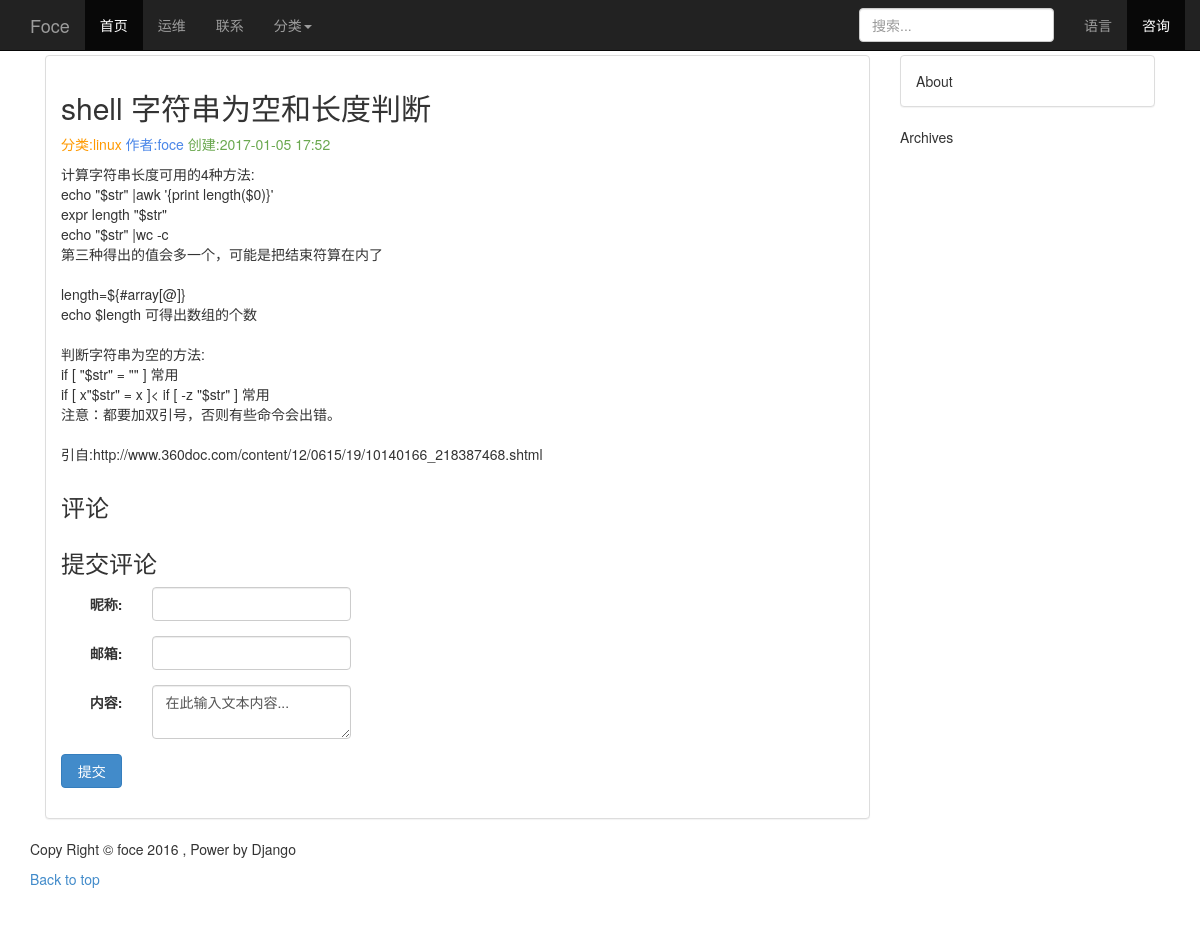
The page /detail/4/ on the database as committed earlier.
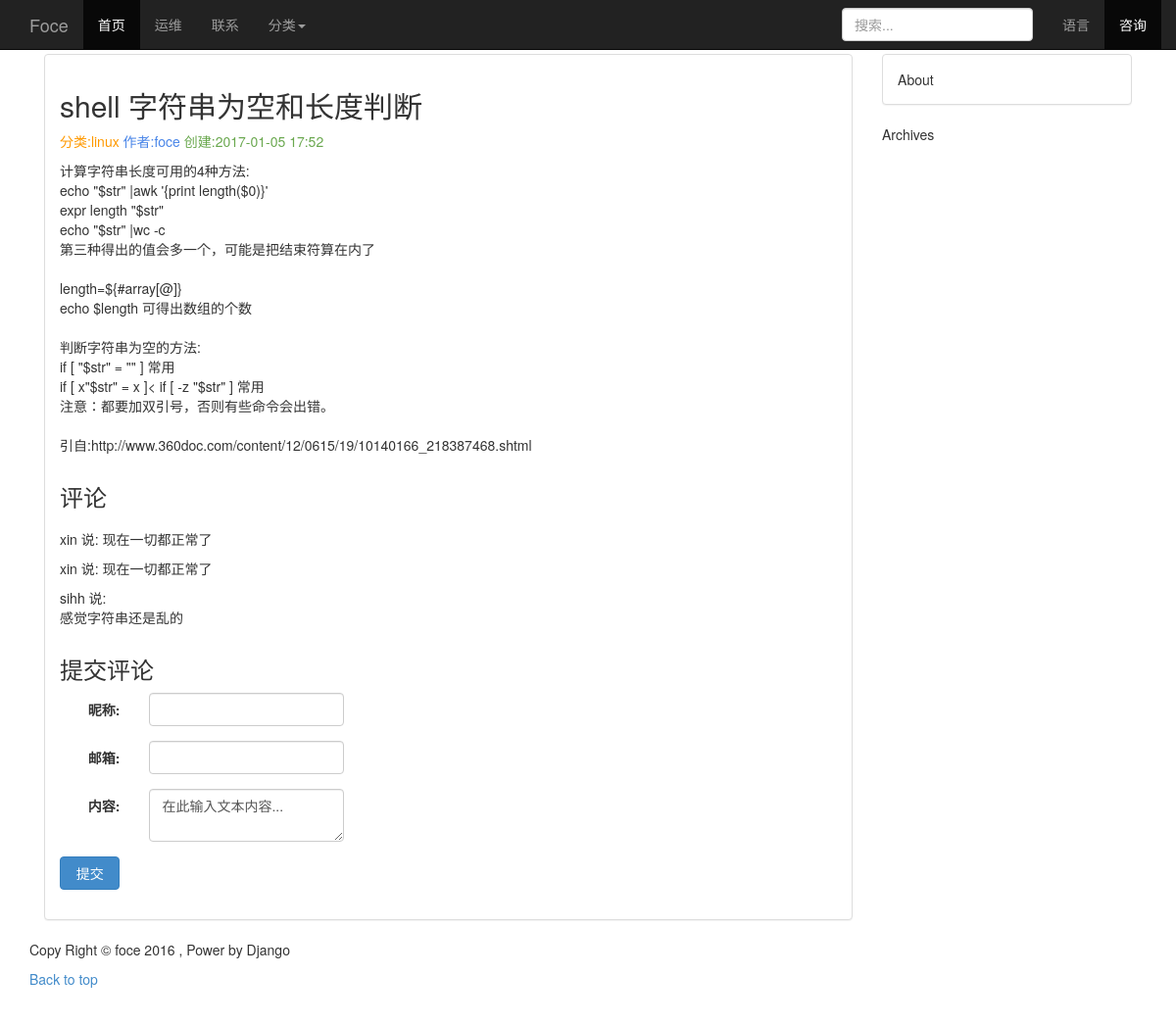
The same page on the database as committed later.
### blog/models.py (models this page shows, shortened)
class Blog(models.Model):
    id = models.AutoField(auto_created=True,primary_key=True,serialize=False)
    title = models.CharField(max_length=32)
    author = models.ForeignKey(Author)
    content = models.TextField()
    created = models.DateTimeField(auto_now_add=True)
    category = models.ForeignKey(Category)
    tags = models.ManyToManyField(Tag)

class Category(models.Model):
    name = models.CharField(max_length=16)

class Author(models.Model):
    name = models.CharField(max_length=30)
    phone = models.CharField(max_length=11)
    email = models.EmailField(blank=True)
    def __unicode__(self):
        return u'%s' %(self.name)

class Comment(models.Model):
    blog = models.ForeignKey(Blog)
    name = models.CharField(max_length=16)
    email = models.EmailField()
    content = models.CharField(max_length=140)
    created = models.DateTimeField(auto_now_add=True)

### blog/views.py (the view)
# urls.py: url(r'^detail/(\d+)/$', get_detail, name='blog_get_detail'),
def get_detail(request,blog_id):
	try:
		blog = Blog.objects.get(id=blog_id)
	except Blog.DoesNotExist:
		raise Http404
	if request.method == 'GET':
		form = CommentForm()
	else:
		form = CommentForm(request.POST)
		if form.is_valid():
			    cleaned_data = form.cleaned_data
			    cleaned_data['blog'] = blog
			    Comment.objects.create(**cleaned_data)
	detail = {
		'blog': blog,
		'comments': blog.comment_set.all().order_by('-created'),
		'form': form
	}
	return render(request, 'blog-detail.html', detail)

### blog/forms.py
class CommentForm(forms.Form):
    name = forms.CharField(label='nickname', max_length=16, error_messages={
        'required': 'plz type ur nickname',
        'max_length': 'too long'
    })
    email = forms.EmailField(label='email', error_messages={
        'required': 'plz type ur email',
        'invalid': 'format warn'
    })
    content = forms.CharField(label='content', error_messages={
        'required': 'plz type ur content',
        'max_length': 'too long'
    })

### blog/templates/blog-detail.html (shortened to what this page needs)
{% extends "blog-base.html" %}
{% block article %}
    {% block article_title %}
    {% autoescape off %}
    <div class="row">
        <div class="col-sm-8 blog-main">
            <div class="blog-post">
                <h2 class="blog-post-title">{{ blog.title }}</h2>
                <p class="blog-post-meta">
                    <span style="color: #ff9900;">分类:{{ blog.category.name }}</span>
                    <span style="color: #4a86e8">作者:{{ blog.author }}</span>
                    <span style="color: #6aa84f">创建:{{ blog.created|date:"Y-m-d H:i" }}</span>
                </p>
                <p>
                    {{ blog.content }}
                </p>
            </div>
        </div>
        <div class="row-fluid">
            <div class="col-md-8">
                <h3>评论</h3>
                {% for comment in comments %}
                    <div style="padding-top: 10px;">
                        {{ comment.name }} 说: {{ comment.content }}
                    </div>
                {% endfor %}
            </div>
            <div class="col-md-8">
                <h3>提交评论</h3>
                <form action="{% url 'blog_get_detail' blog.id %}" method="POST" role="form" class="form-horizontal">
                    <div class="form-group">
                        <label for="id_name" class="col-md-2 control-label">昵称:</label>
                        <div class="col-md-5">
                            <input type="text" class="form-control" id="id_name" maxlength="16" name="name" required>
                        </div>
                    </div>
                    <div class="form-group">
                        <label for="id_email" class="col-md-2 control-label">邮箱:</label>
                        <div class="col-md-5">
                            <input type="email" class="form-control" id="id_email" required name="email">
                        </div>
                    </div>
                    <div class="form-group">
                        <label for="id_email" class="col-md-2 control-label">内容:</label>
                        <div class="col-md-5">
                            <textarea class="form-control" id="id_content" required name="content">在此输入文本内容...</textarea>
                        </div>
                    </div>
                    <div class="form-group">
                        <div class="col-md-2">
                            <button type="submit" class="btn btn btn-primary btn-block">提交</button>
                        </div>
                    </div>
                </form>
            </div>
        </div>
    </div>
    {% endautoescape %}
    {% endblock %}
{% endblock %}

### blog/templates/blog-base.html (shortened to what this page needs)
{% extends "base.html" %}
{% block header %}
    {% block menu %}
    <nav class="navbar navbar-inverse navbar-fixed-top" role="navigation">
        <div class="container">
            <div class="navbar-header">
                <a class="navbar-brand" href="/">Foce</a>
            </div>
            <div id="navbar" class="navbar-collapse collapse">
                <ul class="nav navbar-nav">
                    <li class="active"><a href="/">首页</a></li>
                    <li><a href="#">运维</a></li>
                    <li><a href="#">联系</a></li>
                    <li class="dropdown">
                        <a href="#" class="dropdown-toggle" data-toggle="dropdown">分类<span class="caret"></span></a>
                    </li>
                </ul>
                <ul class="nav navbar-nav navbar-right">
                    <li><a href="#">语言</a></li>
                    <li class="active"><a href="#">咨询</a></li>
                </ul>
                <form class="navbar-form navbar-right" action="{% url 'blog_search' %}">
                    <input type="text" id="search" name="search" class="form-control" placeholder="搜索...">
                </form>
            </div>
        </div>
    </nav>
    <link rel="stylesheet" href="/static/js/bootstrap.min.js">
    {% endblock %}
{% endblock %}

### blog/templates/base.html (shortened to what this page needs)
<!DOCTYPE html>
<html>
<head>
    <link rel="stylesheet" href="/static/js/jquery.min.js">
    <link rel="stylesheet" href="/static/css/bootstrap.min.css">
    <link rel="stylesheet" href="/static/css/navbar-fixed-top.css">
</head>
<body>
    {% block body %}
        {% block header %}{% endblock %}
        <div class="container">
            {% block content %}
                <div class="row-fluid">
                    <div class="col-sm-9 blog-main">
                        <div class="panel panel-default">
                            <div class="panel-body">
                            {% block article %}{% endblock %}
                            </div>
                        </div>
                    </div>
                    <div class="col-sm-3 blog-sidebar">
                        <div class="sidebar-module sidebar-module-inset">
                            <div class="panel panel-default">
                                <div class="panel-body">
                                    {% block aside %}
                                        {% block tags %}About{% endblock %}
                                    {% endblock %}
                                </div>
                            </div>
                        </div>
                        <div class="sidebar-module">
                            </h4>Archives</h4>
                        </div>
                    </div>
                </div>
            {% endblock %}
        </div>
    {% endblock %}
    {% block footer %}
        <div class="footer">
            <div class="container">
                <p>Copy Right © foce 2016 , Power by Django</p>
                <p><a href="#">Back to top</a></p>
            </div>
        </div>
    {% endblock %}
</body>
</html>

### static/css/navbar-fixed-top.css (style rules this page uses)
body { min-height: 2000px; padding-top: 55px; }
.navbar-brand { height: 40px; padding-top: 15px; }
.navbar { min-height: 40px; }

Rows that differ between the two databases and show on the page:
added Comment: name "xin", content "现在一切都正常了"
added Comment: name "xin", content "现在一切都正常了"
added Comment: name "sihh", content "感觉字符串还是乱的"
